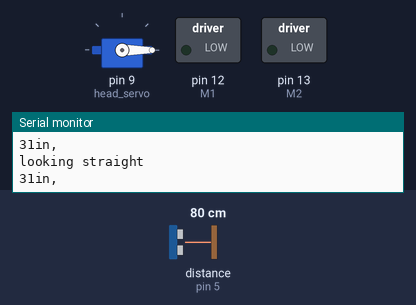
Simulated run of this sketch. Board: Arduino Uno, built with avr-gcc and run on an emulated ATmega328P. Parts: servo, switched loads named in the sketch (green lamp = pin HIGH), the last lines printed to the serial monitor. Wiring (inferred from the names in the program): ultrasonic range finder: trigger pin 4; echo pin 5. Inputs (shaded band) come from the test bench; at power-on: distance to the obstacle (sensor on pin 5) 80 cm. The echo pulse lasts 58.3 µs per cm; pins used as bus, display or sensor lines are not drawn.

Above: at 8.1 s.
At 13.4 s:
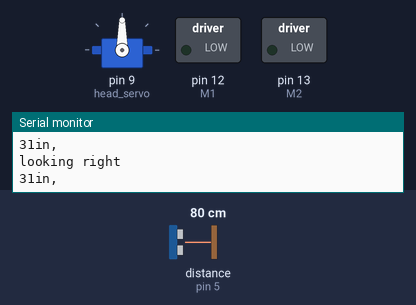
13.5 s: distance to the obstacle (sensor on pin 5) set to 2 cm
At 16.8 s:
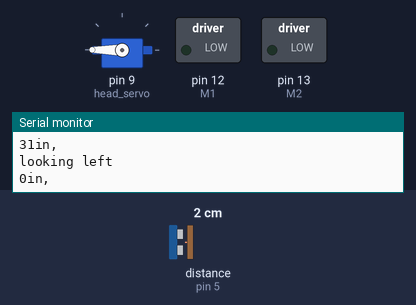
Timing chart, 0 to 29.5 s (numbered marks = the images above; inputs shaded):
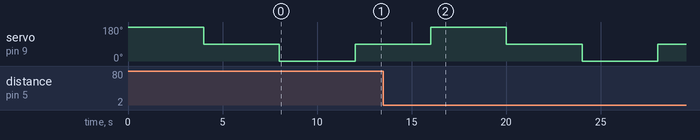

The sketch:

speed-control-kindof.ino
```cpp
#include <Servo.h>

// create servo object to control a servo
Servo head_servo;

// Sensor setup
const int pingPin = 4; // Trigger Pin of Ultrasonic Sensor
const int echoPin = 5; // Echo Pin of Ultrasonic Sensor

// Motor setup
const int E1 = 3;
const int M1 = 12;
const int E2 =11;
const int M2 = 13;

void setup() {

  head_servo.attach(9);

  // Motor pins
  pinMode(M1, OUTPUT);
  pinMode(M2, OUTPUT);

  Serial.begin(9600); // // Serial Communication is starting with 9600 of baudrate speed
  Serial.println("Ultrasonic Sensor HC-SR04 Test"); // print some text in Serial Monitor
  Serial.println("with Arduino UNO R3");
}

void loop() {
//turn left
  head_servo.write(180);
  delay(500);
   Serial.println("looking left");
  takeMeasurment();
delay(3500);
 //look strait
  head_servo.write(90);
    delay(500);

     Serial.println("looking straight");
    takeMeasurment();
  delay(3500);
  //turn right
  head_servo.write(0);
    delay(500);
   Serial.println("looking right");
    takeMeasurment();
delay(3500);
  //look strait
  head_servo.write(90);

  delay(4000);

  /*
  if(inches < 10){
    digitalWrite(M1,LOW);
    digitalWrite(M2,HIGH);
    analogWrite(E1, 0);   // PWM regulate speed
    analogWrite(E2, 0);   // PWM regulate speed
  } else {
    digitalWrite(M1,LOW);
    digitalWrite(M2,HIGH);
    analogWrite(E1, 200);   // PWM regulate speed
    analogWrite(E2, 200);
  }
  */
}

long microsecondsToInches(long microseconds) {
   return microseconds / 74 / 2;
}

long microsecondsToCentimeters(long microseconds) {
   return microseconds / 29 / 2;
}
long takeMeasurment() {
 long duration, inches, cm;
  pinMode(pingPin, OUTPUT);
  digitalWrite(pingPin, LOW);
  delayMicroseconds(2);
  digitalWrite(pingPin, HIGH);
  delayMicroseconds(10);
  digitalWrite(pingPin, LOW);
  pinMode(echoPin, INPUT);
  duration = pulseIn(echoPin, HIGH);
  inches = microsecondsToInches(duration);
  Serial.print(inches);
  Serial.print("in, ");
  Serial.println();
  return inches;
}
```
